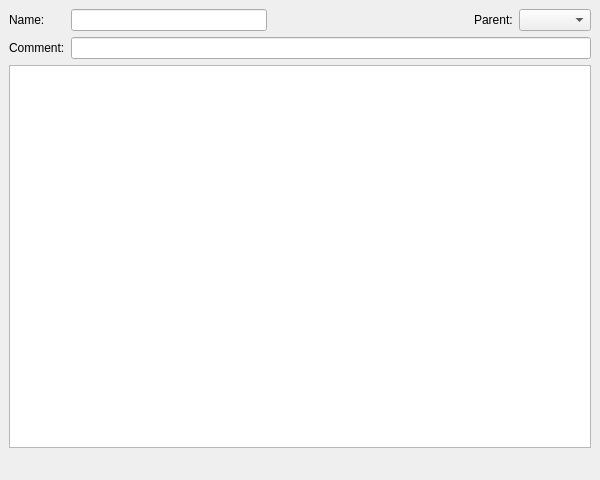
<?xml version="1.0" encoding="UTF-8"?>
<ui version="4.0">
 <class>UnTech::GuiQt::Entity::EntityRomStructs::EditorWidget</class>
 <widget class="QMainWindow" name="UnTech::GuiQt::Entity::EntityRomStructs::EditorWidget">
  <property name="geometry">
   <rect>
    <x>0</x>
    <y>0</y>
    <width>600</width>
    <height>480</height>
   </rect>
  </property>
  <property name="windowTitle">
   <string>Entity ROM Structs Editor</string>
  </property>
  <widget class="QWidget" name="centralWidget">
   <layout class="QVBoxLayout" name="verticalLayout">
    <item>
     <layout class="QGridLayout" name="gridLayout">
      <item row="0" column="0">
       <widget class="QLabel" name="nameLabel">
        <property name="text">
         <string>Name:</string>
        </property>
       </widget>
      </item>
      <item row="0" column="1">
       <widget class="QLineEdit" name="name"/>
      </item>
      <item row="0" column="2">
       <spacer name="hSpacer">
        <property name="orientation">
         <enum>Qt::Horizontal</enum>
        </property>
        <property name="sizeHint" stdset="0">
         <size>
          <width>40</width>
          <height>20</height>
         </size>
        </property>
       </spacer>
      </item>
      <item row="0" column="3">
       <widget class="QLabel" name="parentLabel">
        <property name="text">
         <string>Parent:</string>
        </property>
       </widget>
      </item>
      <item row="0" column="4">
       <widget class="QComboBox" name="parentCombo"/>
      </item>
      <item row="1" column="0">
       <widget class="QLabel" name="commentLabel">
        <property name="text">
         <string>Comment:</string>
        </property>
       </widget>
      </item>
      <item row="1" column="1" colspan="4">
       <widget class="QLineEdit" name="comment"/>
      </item>
     </layout>
    </item>
    <item>
     <widget class="QTreeView" name="fieldsView">
      <property name="selectionMode">
       <enum>QAbstractItemView::ExtendedSelection</enum>
      </property>
      <property name="selectionBehavior">
       <enum>QAbstractItemView::SelectRows</enum>
      </property>
      <property name="wordWrap">
       <bool>true</bool>
      </property>
     </widget>
    </item>
    <item>
     <widget class="QToolBar" name="fieldsViewButtons">
      <property name="movable">
       <bool>false</bool>
      </property>
      <property name="iconSize">
       <size>
        <width>16</width>
        <height>16</height>
       </size>
      </property>
      <property name="floatable">
       <bool>false</bool>
      </property>
     </widget>
    </item>
   </layout>
  </widget>
 </widget>
 <resources/>
 <connections/>
</ui>
